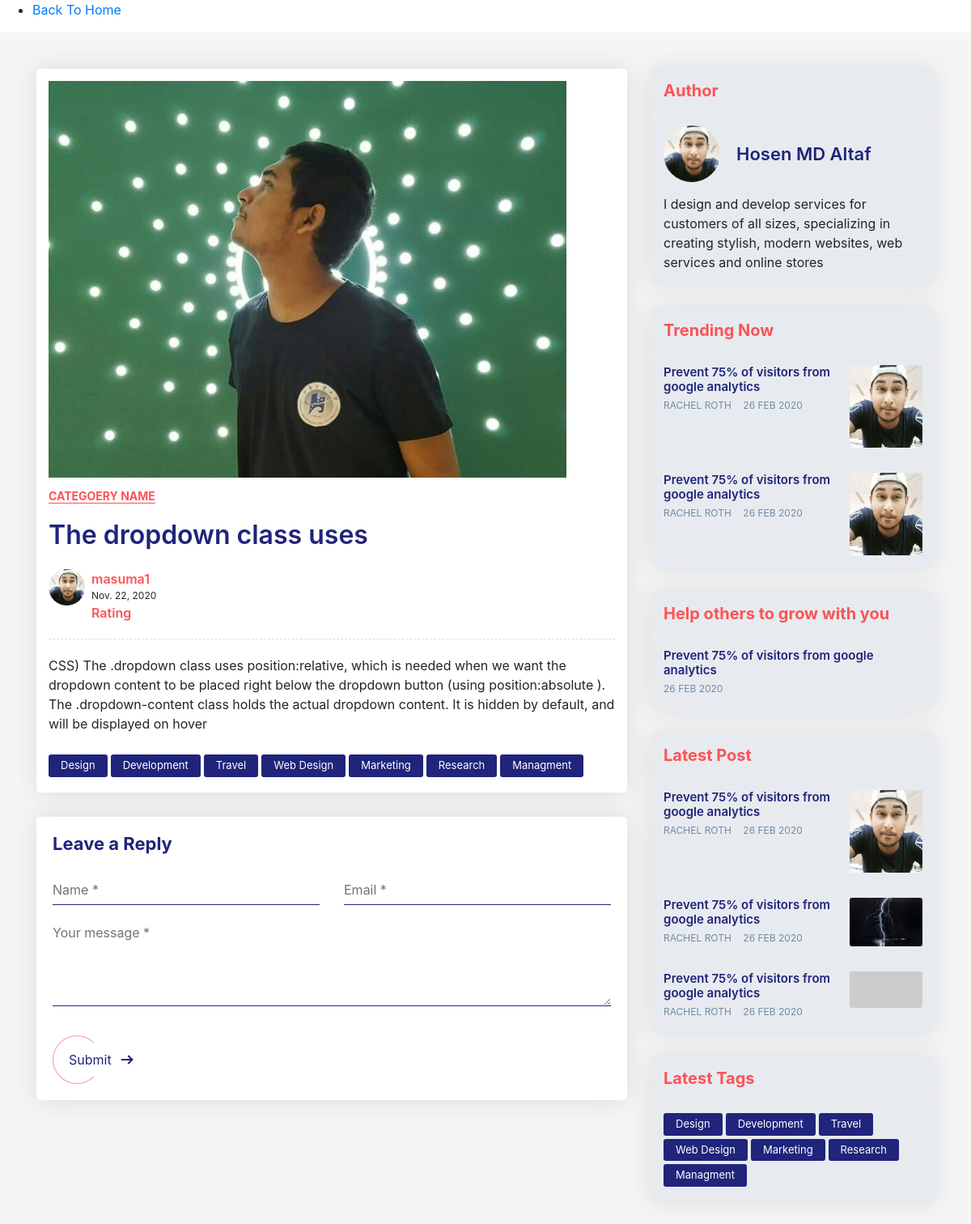
Page /account/post/18 (signed in) on the committed database.
### baseapp/models.py (models this page shows, shortened)
class Post(models.Model):
    title = models.CharField(max_length=50,null=True,blank=True)
    writer = models.ForeignKey(settings.AUTH_USER_MODEL, on_delete=models.CASCADE)
    content = models.TextField()
    post_date = models.DateField(auto_now_add=True)
    image=models.ImageField(upload_to='post_images', blank=True, null=True)
    category = models.ForeignKey('Category',on_delete=models.CASCADE, null=True, blank=True)
    view_count=models.IntegerField(default=0)
    '''
    @receiver(post_delete, sender=Post)
    def submission_delete(sender,instance, **kwargs):
        instance.image.delete(False)

    def pre_save_blog_post_receiver(sender,instance,*args, **kwargs):
        if not instance.slug:
            instance.slug = slugify(instance.writer.username + "-" + instance.title)
    pre_save.connect(pre_save_blog_post_receiver,sender=Post)

     '''

### account/models.py (models this page shows, shortened)
class Account(AbstractBaseUser):
		email 					= models.EmailField(verbose_name="email", max_length=60, unique=True)
		username 				= models.CharField(max_length=30, unique=True)
		date_joined				= models.DateTimeField(verbose_name='date joined', auto_now_add=True)
		last_login				= models.DateTimeField(verbose_name='last login', auto_now=True)
		is_admin				= models.BooleanField(default=False)
		is_active				= models.BooleanField(default=True)
		is_staff				= models.BooleanField(default=False)
		is_superuser			= models.BooleanField(default=False)
		profile_image                 =  models.ImageField(default='images/man.png',upload_to='profile_pics')
		bio                     =  models.CharField(max_length=100,null=True,blank=True)
		hide_email              = models.BooleanField(default=True)
		full_name               = models.CharField(max_length=30,null=True,blank=True)
		USERNAME_FIELD = 'email'
		REQUIRED_FIELDS = ['username']
		objects = MyAccountManager()
		def __str__(self):
			return  str(self.username)

### account/views.py (the view)
# urls.py: path('post/<int:pk>',PostdetailView.as_view(),name='articale-detail'),
class PostdetailView(DetailView):
    model=Post
    template_name='users/detail.html'

### users/templates/users/detail.html (shortened to what this page needs)
{% load static %}
 <!DOCTYPE html>
<html lang="en" dir="ltr">
  <head>
      <link rel="stylesheet" type="text/css" href="{% static 'css/postdeteil.css' %}">
       <link rel="stylesheet" href="https://cdn.jsdelivr.net/npm/bootstrap@4.5.3/dist/css/bootstrap.min.css"
>
  </head>
  <body>
    <ul>
      <li><a href="{% url 'account:profile-page' %}">Back To Home</a></li>
    </ul>
    <div class="blog-single gray-bg">
      <div class="container">
          <div class="row align-items-start">
              <div class="col-lg-8 m-15px-tb">
                  <article class="article">
                      <div class="article-img">
                     {% if object.image %}
                        <img src=" {{ object.image.url }} " title="" alt="">
                     {% endif %}
                      </div>
                      <div class="article-title">
                          <h6><a href="#">categoery name</a></h6>
                          <h2>{{object.title}}</h2>
                          <div class="media">
                              <div class="avatar">
                                  <img src="{% static 'images/aa.jpg' %}" title="" alt="">
                              </div>
                              <div class="media-body">
                                  <label>{{ object.writer }}</label>
                                  <span>{{ object.post_date }}</span>
                                  <label>Rating</label>
                              </div>
                          </div>
                      </div>
                      <div class="article-content">
                          <p>{{object.content }}</p>
                      </div>
                      <div class="nav tag-cloud">
                          <a href="#">Design</a>
                          <a href="#">Development</a>
                          <a href="#">Travel</a>
                          <a href="#">Web Design</a>
                          <a href="#">Marketing</a>
                          <a href="#">Research</a>
                          <a href="#">Managment</a>
                      </div>
                  </article>
                  <div class="contact-form article-comment">
                      <h4>Leave a Reply</h4>
                      <form id="contact-form" method="POST">
                          <div class="row">
                              <div class="col-md-6">
                                  <div class="form-group">
                                      <input name="Name" id="name" placeholder="Name *" class="form-control" type="text">
                                  </div>
                              </div>
                              <div class="col-md-6">
                                  <div class="form-group">
                                      <input name="Email" id="email" placeholder="Email *" class="form-control" type="email">
                                  </div>
                              </div>
                              <div class="col-md-12">
                                  <div class="form-group">
                                      <textarea name="message" id="message" placeholder="Your message *" rows="4" class="form-control"></textarea>
                                  </div>
                              </div>
                              <div class="col-md-12">
                                  <div class="send">
                                      <button class="px-btn theme"><span>Submit</span> <i class="arrow"></i></button>
                                  </div>
                              </div>
                          </div>
                      </form>
                  </div>
              </div>
              <div class="col-lg-4 m-15px-tb blog-aside">
                  <div class="widget widget-author">
                      <div class="widget-title">
                          <h3>Author</h3>
                      </div>
                      <div class="widget-body">
                          <div class="media align-items-center">
                              <div class="avatar">
                                <img src="{% static 'images/aa.jpg' %}" title="" alt="">
                              </div>
                              <div class="media-body">
                                  <h6>Hosen MD Altaf</h6>
                              </div>
                          </div>
                          <p>I design and develop services for customers of all sizes, specializing in creating stylish, modern websites, web services and online stores</p>
                      </div>
                  </div>
                  <div class="widget widget-post">
                      <div class="widget-title">
                          <h3>Trending Now</h3>
                      </div>
                      <div class="widget-body">
                        <div class="latest-post-aside media">
                            <div class="lpa-left media-body">
                                <div class="lpa-title">
                                    <h5><a href="#">Prevent 75% of visitors from google analytics</a></h5>
                                </div>
                                <div class="lpa-meta">
                                    <a class="name" href="#">
                                        Rachel Roth
                                    </a>
                                    <a class="date" href="#">
                                        26 FEB 2020
                                    </a>
                                </div>
                            </div>
                            <div class="lpa-right">
                                <a href="#">
                                    <img src="{% static 'images/aa.jpg' %}" title="" alt="">
                                </a>
                            </div>
                        </div>
                     <div class="latest-post-aside media">
                         <div class="lpa-left media-body">
                             <div class="lpa-title">
                                 <h5><a href="#">Prevent 75% of visitors from google analytics</a></h5>
                             </div>
                             <div class="lpa-meta">
                                 <a class="name" href="#">
                                     Rachel Roth
                                 </a>
                                 <a class="date" href="#">
                                     26 FEB 2020
                                 </a>
                             </div>
                         </div>
                         <div class="lpa-right">
                             <a href="#">
                                 <img src="images/aa.jpg" title="" alt="">
                             </a>
                         </div>
                     </div>
                      </div>
                  </div>
                 <div class="widget widget-post">
                     <div class="widget-title">
                         <h3>Help others to grow with you</h3>
                     </div>
                     <div class="widget-body">
                       <div class="latest-post-aside media">
                           <div class="lpa-left media-body">
                               <div class="lpa-title">
                                   <h5><a href="#">Prevent 75% of visitors from google analytics</a></h5>
                               </div>
                               <div class="lpa-meta">
                                   <a class="date" href="#">
                                       26 FEB 2020
                                   </a>
                               </div>
                           </div>
                       </div>
                     </div>
                 </div>
                  <div class="widget widget-latest-post">
                      <div class="widget-title">
                          <h3>Latest Post</h3>
                      </div>
                      <div class="widget-body">
                          <div class="latest-post-aside media">
                              <div class="lpa-left media-body">
                                  <div class="lpa-title">
                                      <h5><a href="#">Prevent 75% of visitors from google analytics</a></h5>
                                  </div>
                                  <div class="lpa-meta">
                                      <a class="name" href="#">
                                          Rachel Roth
                                      </a>
                                      <a class="date" href="#">
                                          26 FEB 2020
                                      </a>
                                  </div>
                              </div>
                              <div class="lpa-right">
                                  <a href="#">
                                      <img src="images/aa.jpg" title="" alt="">
                                  </a>
                              </div>
                          </div>
                          <div class="latest-post-aside media">
                              <div class="lpa-left media-body">
                                  <div class="lpa-title">
                                      <h5><a href="#">Prevent 75% of visitors from google analytics</a></h5>
                                  </div>
                                  <div class="lpa-meta">
                                      <a class="name" href="#">
                                          Rachel Roth
                                      </a>
                                      <a class="date" href="#">
                                          26 FEB 2020
                                      </a>
                                  </div>
                              </div>
                              <div class="lpa-right">
                                  <a href="#">
                                      <img src="images/cover3.jpg" title="" alt="">
                                  </a>
                              </div>
                          </div>
                          <div class="latest-post-aside media">
                              <div class="lpa-left media-body">
                                  <div class="lpa-title">
                                      <h5><a href="#">Prevent 75% of visitors from google analytics</a></h5>
                                  </div>
                                  <div class="lpa-meta">
                                      <a class="name" href="#">
                                          Rachel Roth
                                      </a>
                                      <a class="date" href="#">
                                          26 FEB 2020
                                      </a>
                                  </div>
                              </div>
                              <div class="lpa-right">
                                  <a href="#">
                                      <img src="https://via.placeholder.com/400x200/FFB6C1/000000" title="" alt="">
                                  </a>
                              </div>
                          </div>
                      </div>
                  </div>
                  <div class="widget widget-tags">
                      <div class="widget-title">
                          <h3>Latest Tags</h3>
                      </div>
                      <div class="widget-body">
                          <div class="nav tag-cloud">
                              <a href="#">Design</a>
                              <a href="#">Development</a>
                              <a href="#">Travel</a>
                              <a href="#">Web Design</a>
                              <a href="#">Marketing</a>
                              <a href="#">Research</a>
                              <a href="#">Managment</a>
                          </div>
                      </div>
                  </div>
              </div>
          </div>
      </div>
  </div>
  </body>
</html>

### rows in the picture
Post: image (picture), title "The dropdown class uses", writer "masuma1", post_date "Nov. 22, 2020", content "CSS) The .dropdown class uses position:relative, which is needed when we want the dropdown content to be placed right below the dropdown button (using position:absolute ). The .dropdown-content class holds the actual dropdown content. It is hidden by default, and will be displayed on hover"
